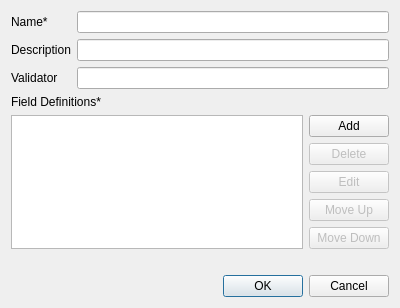
<?xml version="1.0" encoding="UTF-8"?>
<ui version="4.0">
 <class>FrameDefinitionDialog</class>
 <widget class="QDialog" name="FrameDefinitionDialog">
  <property name="geometry">
   <rect>
    <x>0</x>
    <y>0</y>
    <width>400</width>
    <height>300</height>
   </rect>
  </property>
  <property name="windowTitle">
   <string>New Frame Definition</string>
  </property>
  <layout class="QVBoxLayout" name="verticalLayout_2">
   <item>
    <layout class="QFormLayout" name="formLayout">
     <item row="0" column="0">
      <widget class="QLabel" name="nameLabel">
       <property name="text">
        <string>Name*</string>
       </property>
      </widget>
     </item>
     <item row="0" column="1">
      <widget class="QLineEdit" name="nameLineEdit"/>
     </item>
     <item row="1" column="0">
      <widget class="QLabel" name="descriptionLabel">
       <property name="text">
        <string>Description</string>
       </property>
      </widget>
     </item>
     <item row="1" column="1">
      <widget class="QLineEdit" name="descriptionLineEdit"/>
     </item>
     <item row="2" column="0">
      <widget class="QLabel" name="validatorLabel">
       <property name="text">
        <string>Validator</string>
       </property>
      </widget>
     </item>
     <item row="2" column="1">
      <widget class="QLineEdit" name="validatorLineEdit"/>
     </item>
    </layout>
   </item>
   <item>
    <widget class="QLabel" name="fieldDefinitionsLabel">
     <property name="text">
      <string>Field Definitions*</string>
     </property>
    </widget>
   </item>
   <item>
    <layout class="QHBoxLayout" name="horizontalLayout">
     <item>
      <widget class="QTreeView" name="fieldDefinitionsView">
       <property name="editTriggers">
        <set>QAbstractItemView::NoEditTriggers</set>
       </property>
      </widget>
     </item>
     <item>
      <layout class="QVBoxLayout" name="verticalLayout">
       <item>
        <widget class="QPushButton" name="addFieldButton">
         <property name="text">
          <string>Add</string>
         </property>
        </widget>
       </item>
       <item>
        <widget class="QPushButton" name="deleteFieldButton">
         <property name="enabled">
          <bool>false</bool>
         </property>
         <property name="text">
          <string>Delete</string>
         </property>
        </widget>
       </item>
       <item>
        <widget class="QPushButton" name="editFieldButton">
         <property name="enabled">
          <bool>false</bool>
         </property>
         <property name="text">
          <string>Edit</string>
         </property>
        </widget>
       </item>
       <item>
        <widget class="QPushButton" name="moveUpFieldButton">
         <property name="enabled">
          <bool>false</bool>
         </property>
         <property name="text">
          <string>Move Up</string>
         </property>
        </widget>
       </item>
       <item>
        <widget class="QPushButton" name="moveDownFieldButton">
         <property name="enabled">
          <bool>false</bool>
         </property>
         <property name="text">
          <string>Move Down</string>
         </property>
        </widget>
       </item>
       <item>
        <spacer name="verticalSpacer">
         <property name="orientation">
          <enum>Qt::Vertical</enum>
         </property>
         <property name="sizeHint" stdset="0">
          <size>
           <width>20</width>
           <height>40</height>
          </size>
         </property>
        </spacer>
       </item>
      </layout>
     </item>
    </layout>
   </item>
   <item>
    <widget class="QLabel" name="errorLabel">
     <property name="text">
      <string/>
     </property>
    </widget>
   </item>
   <item>
    <widget class="QDialogButtonBox" name="buttonBox">
     <property name="standardButtons">
      <set>QDialogButtonBox::Cancel|QDialogButtonBox::Ok</set>
     </property>
    </widget>
   </item>
  </layout>
 </widget>
 <resources/>
 <connections/>
</ui>
